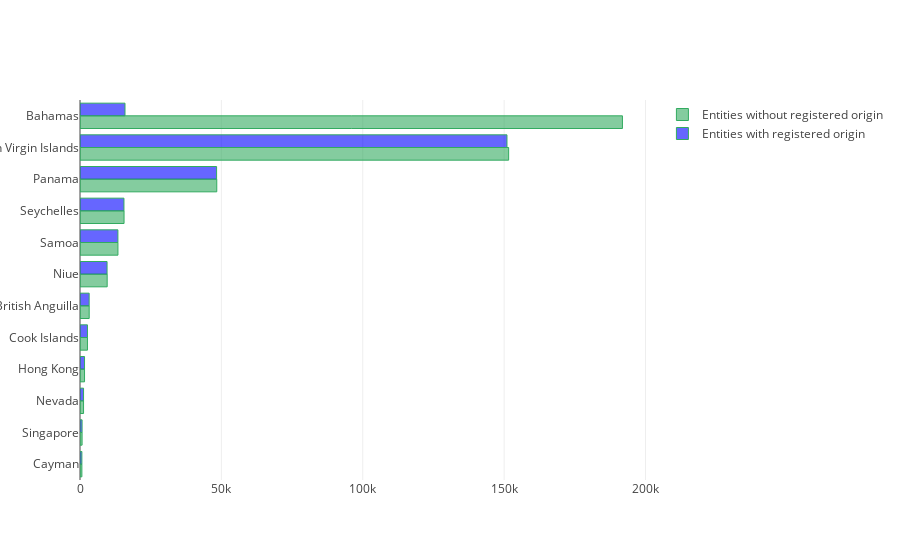

Source (notebook cell):
### Markdown cell above
### Comparing both plots

### Code cell
visualizers_1.visualize_jurisdiction_countly_mixed(jurisdiction_count.copy(), total_jurisdiction_count.copy())

### Figure 1 — Plotly figure (JSON) as saved in the notebook; plotly's stock layout.template omitted (floating-point values rounded to 4 significant figures)
{"data": [{"marker": {"color": "rgba(50, 171, 96, 0.6)", "line": {"color": "rgba(50, 171, 96, 1.0)", "width": 1}}, "name": "Entities without registered origin", "orientation": "h", "type": "bar", "x": [668, 740, 1260, 1604, 2638, 3253, 9611, 13418, 15580, 48373, 151588, 191834], "y": ["Cayman", "Singapore", "Nevada", "Hong Kong", "Cook Islands", "British Anguilla", "Niue", "Samoa", "Seychelles", "Panama", "British Virgin Islands", "Bahamas"]}, {"marker": {"color": "rgba(000, 000, 255, 0.6)", "line": {"color": "rgba(50, 171, 96, 1.0)", "width": 1}}, "name": "Entities with registered origin", "orientation": "h", "type": "bar", "x": [668, 740, 1260, 1604, 2638, 3240, 9573, 13405, 15546, 15914, 48307, 150995], "y": ["Cayman", "Singapore", "Nevada", "Hong Kong", "Cook Islands", "British Anguilla", "Niue", "Samoa", "Seychelles", "Bahamas", "Panama", "British Virgin Islands"]}], "layout": {}}
